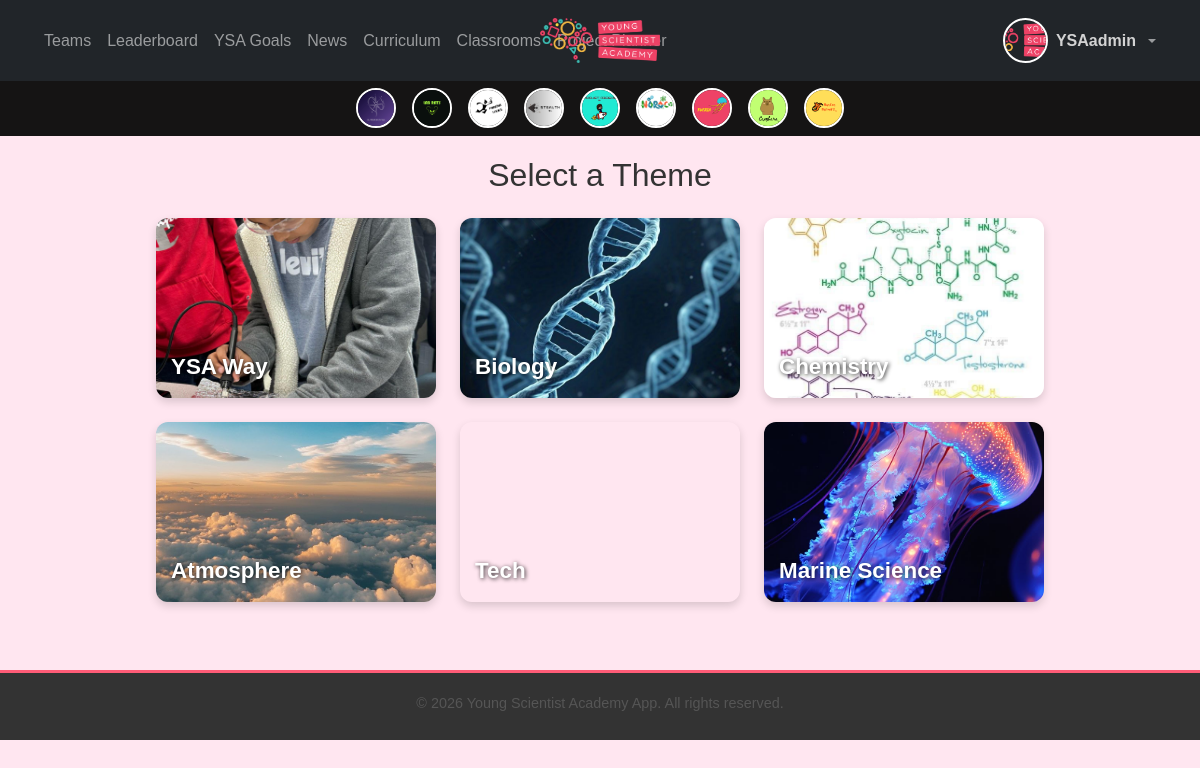
/core/programs/ (signed in), run on the app's committed database.
### users/models.py (models this page shows, shortened)
class CustomUser(AbstractUser):
    team = models.ForeignKey(
        'teams.Team', on_delete=models.SET_NULL, null=True, blank=True, related_name="users_team"
    )
    team_join_deadline = models.DateField(null=True, blank=True)
    ROLE_CHOICES = [
        ('admin', 'Admin'),
        ('teacher', 'Teacher'),
        ('student', 'Student'),
    ]
    LEVEL_CHOICES = [
        ('explorer', 'Explorer'),
        ('ambassador', 'Ambassador'),
    ]
    role = models.CharField(max_length=20, choices=ROLE_CHOICES)
    level = models.CharField(max_length=20, choices=LEVEL_CHOICES, blank=True, null=True)  # only for students
    is_approved = models.BooleanField(default=False)
    profile_completed = models.BooleanField(default=False)  # new field to track completions
    ysa_way_passed = models.BooleanField(default=False)

### teams/models.py (models this page shows, shortened)
class Team(models.Model):
    name = models.CharField(max_length=100, unique=True)
    logo = models.ImageField(upload_to="team_logos/", blank=True, null=True)
    members = models.ManyToManyField(
        settings.AUTH_USER_MODEL, related_name='teams_members', blank=True
    )
    created_at = models.DateTimeField(auto_now_add=True)
    description = models.TextField(blank=True)
    max_members = models.IntegerField(default=15)
    class Meta:
        ordering = ["-created_at"]
        verbose_name = "Team"
        verbose_name_plural = "Teams"
    @property
    def total_points(self):
        return self.team_points_from_teams_app.aggregate(
            total_points=Sum("points_earned")
        )["total_points"] or 0
    def get_logo_url(self):
        if self.logo:
            return self.logo.url
        filename_png = f"{self.name.lower().replace(' ', '_')}.png"
        filename_jpg = f"{self.name.lower().replace(' ', '_')}.jpg"
        if os.path.exists(os.path.join(settings.MEDIA_ROOT, "team_logos", filename_png)):
            return settings.MEDIA_URL + "team_logos/" + filename_png
        if os.path.exists(os.path.join(settings.MEDIA_ROOT, "team_logos", filename_jpg)):
            return settings.MEDIA_URL + "team_logos/" + filename_jpg
        return settings.STATIC_URL + "default_team_logo.png"

### programs/models.py (models this page shows, shortened)
class Theme(models.Model):
    name = models.CharField(max_length=100)
    is_locked = models.BooleanField(default=True)
    background_image = models.ImageField(upload_to='themes/backgrounds/', blank=True, null=True)
    def is_locked_for_user(self, user):
        if user.is_superuser or user.role == 'teacher':
            return False
        if hasattr(user, 'ysawaytest'):
            return not user.ysawaytest.has_passed
        return True

### programs/views.py (the view)
# urls.py: path('', views.theme_list, name='programs'),
def theme_list(request):
    themes = Theme.objects.all()
    for theme in themes:
        if theme.name.lower() == "ysa way":
            theme.locked = False
        elif theme.name.lower() == "atmosphere" and request.user.username == "test":
            theme.locked = False
        else:
            theme.locked = theme.is_locked_for_user(request.user)
        filename = theme.name.lower().replace(' ', '_') + '.jpg'
        theme.bg_url = static(f'images/{filename}')
    return render(request, 'theme_list.html', {'themes': themes})

### teams/context_processors.py (called while the page is built)
def team_logos(request):
    teams = list(Team.objects.all())  # Convert QuerySet to list
    teams.sort(key=lambda team: team.total_points, reverse=True)  # Sort manually  # ✅ Order by team ranking
    return {'teams': teams}

### programs/templates/theme_list.html (shortened to what this page needs)
{% extends "core/base.html" %}
{% load static %}
{% block content %}
<div class="container">
  <h2 class="text-center mb-4">Select a Theme</h2>
  <div class="theme-grid">
    {% for theme in themes %}
      <a href="{% if not theme.locked %}{% url 'programs:programs_by_theme' theme.id %}{% else %}#{% endif %}"
         class="theme-card {% if theme.locked %}locked{% endif %}"
         style="background-image: url('{{ theme.bg_url }}');">
        <div class="theme-name">{{ theme.name }}</div>
      </a>
    {% endfor %}
  </div>
</div>
{% endblock %}

### core/templates/core/base.html (shortened to what this page needs)
{% load static %}
<!DOCTYPE html>
<html lang="en">
<head>
    <link href="https://cdn.jsdelivr.net/npm/bootstrap@5.3.0/dist/css/bootstrap.min.css" rel="stylesheet">
    <link rel="stylesheet" href="{% static 'css/styles.css' %}">
</head>
<body>
<nav class="navbar navbar-expand-lg navbar-dark bg-dark fixed-top">
    <div class="w-100 d-flex justify-content-between align-items-center px-3">
        <div class="d-flex align-items-center">
        <div class="collapse navbar-collapse" id="navbarNav">
            <ul class="navbar-nav">
            <li class="nav-item">
                <a class="nav-link {% if request.path == '/teams/' %}active{% endif %}" href="{% url 'teams:team_overview' %}">Teams</a>
            </li>
            <li class="nav-item">
                <a class="nav-link {% if request.path == '/leaderboard/' %}active{% endif %}" href="{% url 'leaderboard:student_leaderboard' %}">
                    Leaderboard
                </a>
            </li>
            <li class="nav-item">
                <a class="nav-link {% if request.path == '/programs/' %}active{% endif %}" href="{% url 'programs:goal_list' %}">YSA Goals</a>
            </li>
            <li class="nav-item">
                <a class="nav-link {% if request.path == '/news/' %}active{% endif %}" href="{% url 'news:news' %}">News</a>
            </li>
            <li class="nav-item">
                <a class="nav-link {% if request.path == '/curriculum/' %}active{% endif %}" href="{% url 'curriculum:home' %}">Curriculum</a>
            </li>
            <li class="nav-item">
                <a class="nav-link {% if request.path == '/classrooms/' %}active{% endif %}" href="{% url 'classrooms:dashboard' %}">Classrooms</a>
            </li>
            <li class="nav-item">
                <a class="nav-link {% if request.path == '/project_planner/' %}active{% endif %}" href="{% url 'project_planner:home' %}">Project Planner</a>
            </li>
            </ul>
        </div>
        </div>
    <a class="navbar-brand position-absolute start-50 translate-middle-x" href="{% url 'home' %}">
      <img src="{% static 'images/logo.png' %}" alt="logo" class="logo" style="max-height: 50px;">
    </a>
    {% if user.is_authenticated %}
    <ul class="navbar-nav ms-auto">
      <li class="nav-item dropdown">
        <a class="nav-link dropdown-toggle d-flex align-items-center gap-2" href="#" id="navbarDropdown" role="button" data-bs-toggle="dropdown" aria-expanded="false">
          <img src="{{ nav_profile_pic }}" alt="Avatar" onerror="this.src='/static/images/logo.png';"
               class="rounded-circle" style="width: 45px; height: 45px; object-fit: cover; border: 2px solid white;">
          <span class="fw-bold d-none d-md-inline" style="color: {{ nav_level_color }};">{{ user.username }}</span>
        </a>
      </li>
    </ul>
    {% endif %}
  </div>
</nav>
    {% if teams %}
    <div class="team-logos-nav">
        {% for team in teams %}
            <a href="{% url 'teams:team_detail' team.id %}" class="team-logo-link">
                <img src="{{ team.get_logo_url }}" alt="{{ team.name }}" class="team-logo-small">
            </a>
        {% endfor %}
    </div>
    {% endif %}
    <div class="content-container">
        {% block content %}{% endblock %}
    </div>
    <footer class="text-center mt-5">
        <p>&copy; {% now "Y" %} Young Scientist Academy App. All rights reserved.</p>
    </footer>
</body>
</html>
</body>
</html>

### core/static/css/styles.css (style rules this page uses)
body { background-color: #ffe6f0; font-family: 'Arial', sans-serif; color: #333; }
.team-logos-nav { display: flex; justify-content: center; align-items: center; background: #151414; padding: 8px; position: relative; z-index: 999; margin-top: 80px; }
.navbar { position: fixed; top: 0; left: 0; right: 0; width: 100%; z-index: 1050; background-color: #333333; padding: 10px 20px; display: flex; align-items: center; justify-content: space-between; }
.navbar-brand { font-weight: bold; color: #ffffff; font-size: 1.2rem; margin-right: auto; position: absolute; left: 50%; transform: translateX(-50%); z-index: 1; }
.navbar-collapse { background-color: transparent; padding: 0; box-shadow: none; border: none; }
.team-logo-link { margin: 0 8px; text-decoration: none; }
.team-logo-small { width: 40px; height: 40px; border-radius: 50%; border: 2px solid white; object-fit: cover; transition: transform 0.2s ease-in-out; }
.container { max-width: 960px; padding: 20px; }
footer { background-color: #333333; color: #ffffff; padding: 15px 0; font-size: 0.9rem; text-align: center; border-top: 3px solid #ff5c77; }
footer p { margin-bottom: 5px; }
.logo { max-width: 120px; height: auto; display: block; margin: 10px auto; }
h1, h2, h3, h4, h5, h6 { color: #333; }
p, li { color: #555; }
footer { padding: 20px 0; border-top: 3px solid #ff5c77; font-size: 0.9rem; text-align: center; color: #ffffff; background-color: #333333; }

### programs/templates/theme_list.html (style rules this page uses)
.theme-grid { display: flex; flex-wrap: wrap; justify-content: center; gap: 24px; margin-top: 20px; }
.theme-card { position: relative; width: 280px; height: 180px; background-size: cover; background-position: center; border-radius: 12px; overflow: hidden; text-decoration: none; display: flex; align-items: flex-end; padding: 15px; transition: transform 0.3s ease; box-shadow: 0 4px 8px rgba(0,0,0,0.15); }
.theme-name { color: white; font-weight: bold; font-size: 1.4rem; z-index: 2; text-shadow: 1px 1px 4px rgba(0,0,0,0.8); }

### data on the page
CustomUser: username "YSAadmin"
Team: shows a picture
Team: shows a picture
Team: shows a picture
Team: shows a picture
Team: shows a picture
Team: shows a picture
Team: shows a picture
Team: shows a picture
Team: shows a picture
Theme: shows a picture, name "YSA Way"
Theme: shows a picture, name "Biology"
Theme: shows a picture, name "Chemistry"
Theme: shows a picture, name "Atmosphere"
Theme: name "Tech"
Theme: shows a picture, name "Marine Science"
